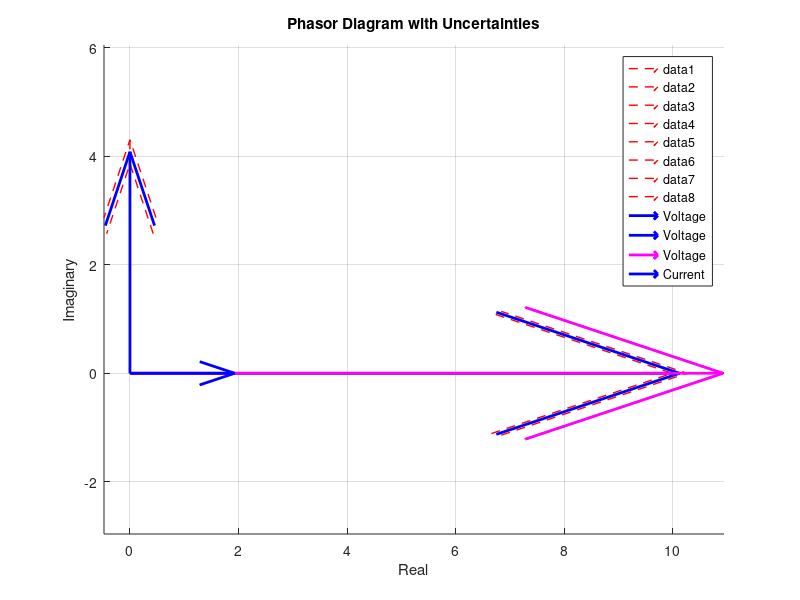

Write the MATLAB code that produced this figure.
% Define phasor data 
voltage_mag_resistance = 11.25012619;       % Magnitude of the voltage phasor
voltage_mag_reactance = 4.533929863;       % Magnitude of the voltage phasor
voltage_mag_primary = 12.14;       % Magnitude of the voltage phasor
current_mag_primary = 2.143;       % Magnitude of the voltage phasor

voltage_angle_resistance = 0;       % Angle of the voltage phasor (degrees)
voltage_uncertainty_resistance = 0.1520269617; % Uncertainty in voltage magnitude

voltage_angle_reactance = 90;       % Angle of the voltage phasor (degrees)
voltage_uncertainty_reactance = 0.246719946; % Uncertainty in voltage magnitude

voltage_angle_primary = 0;       % Angle of the voltage phasor (degrees)
voltage_uncertainty_primary = 0.02; % Uncertainty in voltage magnitude

current_angle_primary = 0;       % Angle of the voltage phasor (degrees)
current_uncertainty_primary = 0.003; % Uncertainty in voltage magnitude


% Calculate phasor endpoints CORRECTLY using polar coordinates
end_vx_resistance = voltage_mag_resistance * cosd(voltage_angle_resistance);
end_vy_resistance = voltage_mag_resistance * sind(voltage_angle_resistance);

end_vx_reactance = voltage_mag_reactance * cosd(voltage_angle_reactance);
end_vy_reactance = voltage_mag_reactance * sind(voltage_angle_reactance);

end_vx_primary = voltage_mag_primary * cosd(voltage_angle_primary);
end_vy_primary = voltage_mag_primary * sind(voltage_angle_primary);

end_ix_primary = current_mag_primary * cosd(current_angle_primary);
end_iy_primary = current_mag_primary * sind(current_angle_primary);


% Create the figure
figure;
hold on;  

% Voltage uncertainty phasors
for offset = [-voltage_uncertainty_resistance, voltage_uncertainty_resistance]
    new_vx = end_vx_resistance + offset;
    new_vy = end_vy_resistance; 
    quiver(0, 0, new_vx, new_vy, 'LineWidth', 1, 'Color', 'r', 'LineStyle', '--');
    %text(new_vx,  new_vy, 'Vr_b', 'HorizontalAlignment', 'center', 'VerticalAlignment', 'bottom','FontSize', 12); 
end

for offset = [-voltage_uncertainty_reactance, voltage_uncertainty_reactance]
    new_vx = end_vx_reactance;
    new_vy = end_vy_reactance + offset;
    quiver(0, 0, new_vx, new_vy, 'LineWidth', 1, 'Color', 'r', 'LineStyle', '--');
    %text(new_vx,  new_vy, 'Vx_b', 'HorizontalAlignment', 'center', 'VerticalAlignment', 'bottom','FontSize', 12); 
end

for offset = [-voltage_uncertainty_primary, voltage_uncertainty_primary]
    new_vx = end_vx_primary + offset;
    new_vy = end_vy_primary;
    quiver(0, 0, new_vx, new_vy, 'LineWidth', 1, 'Color', 'r', 'LineStyle', '--');
    %text(new_vx,  new_vy, 'Vx_b', 'HorizontalAlignment', 'center', 'VerticalAlignment', 'bottom','FontSize', 12); 
end

for offset = [-current_uncertainty_primary, current_uncertainty_primary]
    new_ix = end_ix_primary + offset;
    new_iy = end_iy_primary;
    quiver(0, 0, new_ix, new_iy, 'LineWidth', 1, 'Color', 'r', 'LineStyle', '--');
    %text(new_vx,  new_vy, 'Vx_b', 'HorizontalAlignment', 'center', 'VerticalAlignment', 'bottom','FontSize', 12); 
end

quiver(0, 0, end_vx_resistance, end_vy_resistance, 'LineWidth', 2, 'Color', 'b', 'DisplayName', 'Voltage');
quiver(0, 0, end_vx_reactance, end_vy_reactance, 'LineWidth', 2, 'Color', 'b', 'DisplayName', 'Voltage');
quiver(0, 0, end_vx_primary, end_vy_primary, 'LineWidth', 2, 'Color', 'm', 'DisplayName', 'Voltage');
quiver(0, 0, end_ix_primary, end_iy_primary, 'LineWidth', 2, 'Color', 'b', 'DisplayName', 'Current');
 
%max_magnitude = max([voltage_mag_resistance, voltage_mag_reactance, voltage_mag_primary, current_mag_primary]); 
%xlim([-max_magnitude - 2, max_magnitude + 2]); % Add some padding
%ylim([-max_magnitude - 2, max_magnitude + 2]); % Add some padding
% Labels, title, and legend 
xlabel('Real');
ylabel('Imaginary');
title('Phasor Diagram with Uncertainties');
legend();  
grid on; 
axis equal; % Ensures correct aspect ratio for phasors
